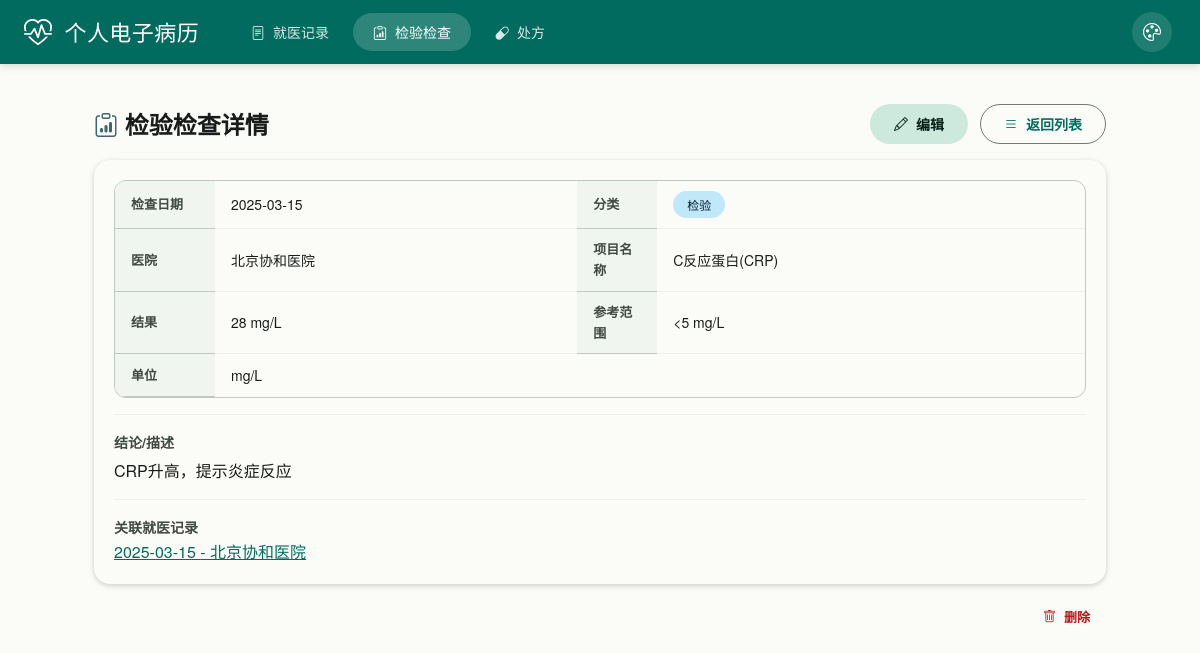
Page /exams/2 on the committed database.
### models.py (models this page shows, shortened)
class ExamResult(db.Model):
    __tablename__ = "exam_results"
    id = db.Column(db.Integer, primary_key=True)
    exam_date = db.Column(db.Date, nullable=False, index=True, comment="检查日期")
    hospital = db.Column(db.String(200), comment="医院名称")
    category = db.Column(db.String(50), nullable=False, comment="分类: 检验/检查")
    exam_name = db.Column(db.String(200), nullable=False, comment="项目名称")
    result = db.Column(db.Text, comment="结果")
    reference_range = db.Column(db.String(200), comment="参考范围")
    unit = db.Column(db.String(50), comment="单位")
    conclusion = db.Column(db.Text, comment="结论/描述")
    notes = db.Column(db.Text, comment="备注")
    image_path = db.Column(db.String(500), comment="报告图片路径(可选)")
    medical_record_id = db.Column(db.Integer, db.ForeignKey("medical_records.id"), comment="关联就医记录")
    created_at = db.Column(db.DateTime, default=datetime.now, comment="创建时间")

class MedicalRecord(db.Model):
    __tablename__ = "medical_records"
    id = db.Column(db.Integer, primary_key=True)
    visit_date = db.Column(db.Date, nullable=False, index=True, comment="就诊日期")
    hospital = db.Column(db.String(200), nullable=False, comment="医院名称")
    department = db.Column(db.String(100), comment="科室")
    doctor = db.Column(db.String(50), comment="医生")
    chief_complaint = db.Column(db.Text, comment="主诉")
    present_illness = db.Column(db.Text, comment="现病史")
    diagnosis = db.Column(db.Text, comment="诊断")
    notes = db.Column(db.Text, comment="备注")
    created_at = db.Column(db.DateTime, default=datetime.now, comment="创建时间")
    updated_at = db.Column(db.DateTime, default=datetime.now, onupdate=datetime.now, comment="更新时间")
    exam_results = db.relationship("ExamResult", backref="medical_record", lazy="dynamic",
                                   cascade="all, delete-orphan")
    prescriptions = db.relationship("Prescription", backref="medical_record", lazy="dynamic",
                                    cascade="all, delete-orphan")

### routes/exams.py (the view)
@exams_bp.route("/<int:exam_id>")
def view_exam(exam_id):
    exam = ExamResult.query.get_or_404(exam_id)
    return render_template("exams/detail.html", exam=exam)

### app.py (called while the page is built)
def create_app():
    app = Flask(__name__)
    app.config.from_object(Config)
    db.init_app(app)
    register_blueprints(app)
    @app.template_filter("nl2br")
    def nl2br_filter(text):
        if not text:
            return ""
        return markupsafe.Markup(text.replace("\n", "<br>\n"))
    @app.route("/")
    def index():
        stats = {
            "records_count": MedicalRecord.query.count(),
            "exams_count": ExamResult.query.count(),
            "prescriptions_count": Prescription.query.count(),
        }
        return render_template("index.html", stats=stats)
    with app.app_context():
        db.create_all()
    return app

### templates/exams/detail.html (shortened to what this page needs)
{% extends "base.html" %}
{% block content %}
<div class="md-flex-between md-mb-3">
    <h4 class="fw-semibold" style="margin:0;">
        <i class="bi bi-clipboard-data" style="color:var(--md-tertiary);"></i> 检验检查详情
    </h4>
    <div class="md-flex">
        <a href="{{ url_for('exams.edit_exam', exam_id=exam.id) }}" class="md-btn md-btn-tonal">
            <i class="bi bi-pencil"></i> 编辑
        </a>
        <a href="{{ url_for('exams.list_exams') }}" class="md-btn md-btn-outlined">
            <i class="bi bi-list"></i> 返回列表
        </a>
    </div>
</div>
<div class="md-card md-card-elevated md-mb-3">
    <div class="md-card-body">
        <div class="md-table-wrap">
            <table class="md-table">
                <tr>
                    <th style="width:100px;">检查日期</th>
                    <td>{{ exam.exam_date }}</td>
                    <th style="width:80px;">分类</th>
                    <td>
                        <span class="md-chip {{ 'md-chip-info' if exam.category == '检验' else 'md-chip-primary' }}">{{ exam.category }}</span>
                    </td>
                </tr>
                <tr>
                    <th>医院</th>
                    <td>{{ exam.hospital or '-' }}</td>
                    <th>项目名称</th>
                    <td>{{ exam.exam_name }}</td>
                </tr>
                <tr>
                    <th>结果</th>
                    <td>{{ exam.result or '-' }}</td>
                    <th>参考范围</th>
                    <td>{{ exam.reference_range or '-' }}</td>
                </tr>
                <tr>
                    <th>单位</th>
                    <td colspan="3">{{ exam.unit or '-' }}</td>
                </tr>
            </table>
        </div>
        {% if exam.conclusion %}
        <hr class="md-divider">
        <div>
            <div style="font-weight:600;font-size:14px;color:var(--md-on-surface-variant);">结论/描述</div>
            <p style="margin:4px 0 0;">{{ exam.conclusion | nl2br }}</p>
        </div>
        {% endif %}
        {% if exam.medical_record %}
        <hr class="md-divider">
        <div>
            <div style="font-weight:600;font-size:14px;color:var(--md-on-surface-variant);">关联就医记录</div>
            <a href="{{ url_for('records.view_record', record_id=exam.medical_record.id) }}" style="color:var(--md-primary);">
                {{ exam.medical_record.visit_date }} - {{ exam.medical_record.hospital }}
            </a>
        </div>
        {% endif %}
    </div>
</div>
<div class="text-end">
    <form method="POST" action="{{ url_for('exams.delete_exam', exam_id=exam.id) }}"
          onsubmit="return confirm('确定要删除这条检验检查结果吗？')">
        <button type="submit" class="md-btn md-btn-danger md-btn-sm">
            <i class="bi bi-trash"></i> 删除
        </button>
    </form>
</div>
{% endblock %}

### static/style.css (style rules this page uses)
:root { --md-primary: #006B5E; --md-on-primary: #FFFFFF; --md-primary-container: #B4F4E0; --md-on-primary-container: #00201E; --md-secondary: #4B635B; --md-on-secondary: #FFFFFF; --md-secondary-container: #CDE9DD; --md-on-secondary-container: #07201A; --md-tertiary: #3D6473; --md-on-tertiary: #FFFFFF; --md-tertiary-container: #C1E8F9; --md-on-tertiary-container: #001F29; --md-error: #BA1A1A; --md-on-error: #FFFFFF; --md-error-container: #FFDAD6; --md-on-error-container: #410002; --md-background: #FBFCF8; --md-on-background: #191C1A; --md-surface: #FBFCF8; --md-on-surface: #191C1A; --md-surface-variant: #DBE5DE; --md-on-surface-variant: #404943; --md-outline: #707973; --md-outline-variant: #BFC9C2; --md-surface-1: #F1F5F0; --md-surface-2: #E9EFEA; --md-surface-3: #E1E9E4; --md-surface-4: #D9E5DE; --md-surface-5: #D2E0D8; --md-elevation-1: 0 1px 3px rgba(0,0,0,.12), 0 1px 2px rgba(0,0,0,.08); --md-elevation-2: 0 2px 6px rgba(0,0,0,.12), 0 1px 4px rgba(0,0,0,.08); --md-elevation-3: 0 4px 12px rgba(0,0,0,.12), 0 2px 6px rgba(0,0,0,.08); --md-elevation-4: 0 8px 24px rgba(0,0,0,.12), 0 4px 12px rgba(0,0,0,.08); --md-radius-xs: 4px; --md-radius-sm: 8px; --md-radius-md: 12px; --md-radius-lg: 16px; --md-radius-xl: 20px; --md-radius-full: 28px; --md-font: "Noto Sans SC", "PingFang SC", "Microsoft YaHei", "Helvetica Neue", Arial, sans-serif; --md-font-mono: "JetBrains Mono", "Fira Code", "Consolas", monospace; }
body { font-family: var(--md-font); background: var(--md-background); color: var(--md-on-background); line-height: 1.6; -webkit-font-smoothing: antialiased; }
.md-card { background: var(--md-surface); border: none; border-radius: var(--md-radius-lg); box-shadow: var(--md-elevation-1); transition: box-shadow .2s ease, transform .15s ease; overflow: hidden; }
.md-card-elevated { box-shadow: var(--md-elevation-2); }
.md-card-body { padding: 16px 20px 20px; }
.md-card-body:only-child { padding: 20px; }
.md-btn { display: inline-flex; align-items: center; justify-content: center; gap: 8px; font-family: var(--md-font); font-size: 14px; font-weight: 600; line-height: 1; padding: 0 24px; height: 40px; border: none; border-radius: var(--md-radius-full); cursor: pointer; text-decoration: none; transition: box-shadow .15s ease, background .15s ease, transform .1s ease; white-space: nowrap; }
.md-btn-tonal { background: var(--md-secondary-container); color: var(--md-on-secondary-container); }
.md-btn-outlined { background: transparent; color: var(--md-primary); border: 1px solid var(--md-outline); padding: 0 23px; }
.md-btn-danger { background: transparent; color: var(--md-error); padding: 0 16px; }
.md-btn-sm { height: 32px; padding: 0 16px; font-size: 13px; }
.md-chip { display: inline-flex; align-items: center; gap: 6px; padding: 4px 14px; border-radius: var(--md-radius-full); font-size: 12px; font-weight: 500; white-space: nowrap; }
.md-chip-info { background: var(--md-tertiary-container); color: var(--md-on-tertiary-container); }
.md-table-wrap { border-radius: var(--md-radius-md); overflow: hidden; border: 1px solid var(--md-outline-variant); }
.md-table { width: 100%; border-collapse: collapse; font-size: 14px; }
.md-table th { background: var(--md-surface-1); font-weight: 600; padding: 10px 16px; text-align: left; border-bottom: 1px solid var(--md-outline-variant); color: var(--md-on-surface-variant); font-size: 13px; }
.md-table td { padding: 10px 16px; border-bottom: 1px solid rgba(0,0,0,.05); }
.md-table tr:last-child td { border-bottom: none; }
.md-divider { border: none; border-top: 1px solid var(--md-outline-variant); margin: 16px 0; }
.md-flex { display: flex; align-items: center; gap: 12px; }
.md-flex-between { display: flex; justify-content: space-between; align-items: center; gap: 12px; }
.md-mb-3 { margin-bottom: 16px; }

### rows in the picture
ExamResult: exam_date "2025-03-15", category "检验", hospital "北京协和医院", exam_name "C反应蛋白(CRP)", result "28 mg/L", reference_range "<5 mg/L", unit "mg/L", conclusion "CRP升高，提示炎症反应"
MedicalRecord: medical_record.visit_date "2025-03-15", medical_record.hospital "北京协和医院"
